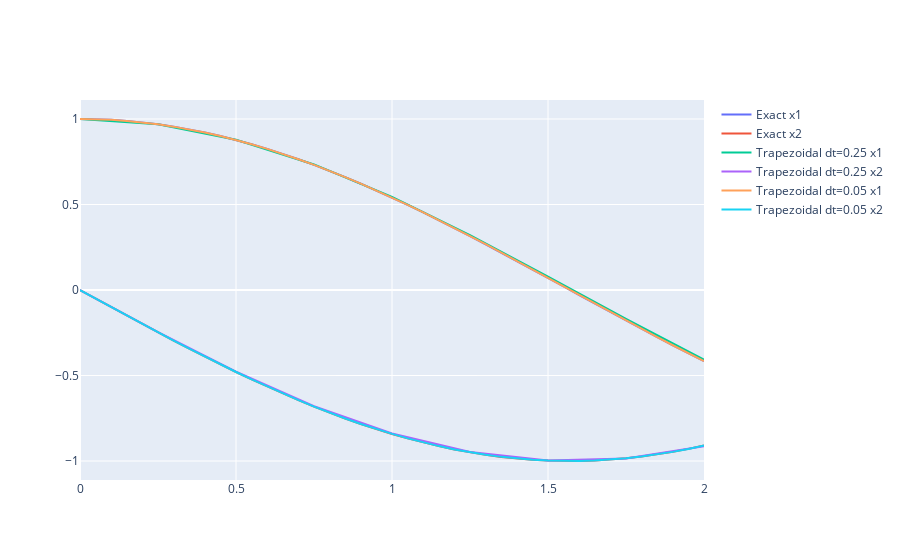

Write notebook code for a chart like this one.
### Markdown cell above
### Trapezoidal Method

- For the trapezoidal with a linear system we have

$$
x(t + \Delta t) = x(t) + \frac{\Delta t}{2} \Biggl\{A x(t) + A x(t + \Delta t)\Biggl\}
$$

$$
(I - \frac{\Delta t}{2} A) x(t + \Delta t) = (I + \frac{\Delta t}{2} A) x(t)
$$

$$
x(t + \Delta t) = (I - \frac{\Delta t}{2} A)^{-1} (I + \frac{\Delta t}{2} A) x(t)
$$

### Code cell
import numpy as np
import scipy.linalg as la
import plotly.graph_objects as go
from plotly.offline import init_notebook_mode, iplot

init_notebook_mode(True)

def trapezoidal_step_linear(A, x, dt):
    return np.linalg.inv(np.eye(len(A)) - dt / 2 * A).dot(np.eye(len(A)) + dt / 2 * A).dot(x)

def trapezoidal_linear(A, x0, t0, t_end, dt):
    x = x0
    t = t0
    sol = [x0]
    while t < t_end:
        x = trapezoidal_step_linear(A, x, dt)
        sol.append(x)
        t = t + dt
    return np.array(sol)

A = np.array([[0, 1], [-1, 0]])
x0 = np.array([1, 0])
t0 = 0
t_end = 2
dt = 0.25

t_span1 = np.arange(t0, t_end + dt, dt)
sol1 = trapezoidal_linear(A, x0, t0, t_end, dt)
dt = 0.05
t_span2 = np.arange(t0, t_end + dt, dt)
sol2 = trapezoidal_linear(A, x0, t0, t_end, dt)

fig = go.Figure()
fig.add_trace(go.Scatter(x=t_span2, y=sol_exact[:, 0], mode='lines', name='Exact x1'))
fig.add_trace(go.Scatter(x=t_span2, y=sol_exact[:, 1], mode='lines', name='Exact x2'))
fig.add_trace(go.Scatter(x=t_span1, y=sol1[:, 0], mode='lines', name='Trapezoidal dt=0.25 x1'))
fig.add_trace(go.Scatter(x=t_span1, y=sol1[:, 1], mode='lines', name='Trapezoidal dt=0.25 x2'))
fig.add_trace(go.Scatter(x=t_span2, y=sol2[:, 0], mode='lines', name='Trapezoidal dt=0.05 x1'))
fig.add_trace(go.Scatter(x=t_span2, y=sol2[:, 1], mode='lines', name='Trapezoidal dt=0.05 x2'))
iplot(fig)

### Figure 1 — Plotly figure (JSON) as saved in the notebook; plotly's stock layout.template omitted (floating-point values rounded to 4 significant figures)
{"data": [{"mode": "lines", "name": "Exact x1", "type": "scatter", "x": [0, 0.05, 0.1, 0.15, 0.2, 0.25, 0.3, 0.35, 0.4, 0.45, 0.5, 0.55, 0.6, 0.65, 0.7, 0.75, 0.8, 0.85, 0.9, 0.95, 1, 1.05, 1.1, 1.15, 1.2, 1.25, 1.3, 1.35, 1.4, 1.45, 1.5, 1.55, 1.6, 1.65, 1.7, 1.75, 1.8, 1.85, 1.9, 1.95, 2], "y": [1, 0.9988, 0.995, 0.9888, 0.9801, 0.9689, 0.9553, 0.9394, 0.9211, 0.9004, 0.8776, 0.8525, 0.8253, 0.7961, 0.7648, 0.7317, 0.6967, 0.66, 0.6216, 0.5817, 0.5403, 0.4976, 0.4536, 0.4085, 0.3624, 0.3153, 0.2675, 0.219, 0.17, 0.1205, 0.07074, 0.02079, -0.0292, -0.07912, -0.1288, -0.1782, -0.2272, -0.2756, -0.3233, -0.3702, -0.4161]}, {"mode": "lines", "name": "Exact x2", "type": "scatter", "x": [0, 0.05, 0.1, 0.15, 0.2, 0.25, 0.3, 0.35, 0.4, 0.45, 0.5, 0.55, 0.6, 0.65, 0.7, 0.75, 0.8, 0.85, 0.9, 0.95, 1, 1.05, 1.1, 1.15, 1.2, 1.25, 1.3, 1.35, 1.4, 1.45, 1.5, 1.55, 1.6, 1.65, 1.7, 1.75, 1.8, 1.85, 1.9, 1.95, 2], "y": [0, -0.04998, -0.09983, -0.1494, -0.1987, -0.2474, -0.2955, -0.3429, -0.3894, -0.435, -0.4794, -0.5227, -0.5646, -0.6052, -0.6442, -0.6816, -0.7174, -0.7513, -0.7833, -0.8134, -0.8415, -0.8674, -0.8912, -0.9128, -0.932, -0.949, -0.9636, -0.9757, -0.9854, -0.9927, -0.9975, -0.9998, -0.9996, -0.9969, -0.9917, -0.984, -0.9738, -0.9613, -0.9463, -0.929, -0.9093]}, {"mode": "lines", "name": "Trapezoidal dt=0.25 x1", "type": "scatter", "x": [0, 0.25, 0.5, 0.75, 1, 1.25, 1.5, 1.75, 2], "y": [1, 0.9692, 0.8788, 0.7343, 0.5446, 0.3214, 0.07846, -0.1694, -0.4067]}, {"mode": "lines", "name": "Trapezoidal dt=0.25 x2", "type": "scatter", "x": [0, 0.25, 0.5, 0.75, 1, 1.25, 1.5, 1.75, 2], "y": [0, -0.2462, -0.4772, -0.6788, -0.8387, -0.9469, -0.9969, -0.9856, -0.9135]}, {"mode": "lines", "name": "Trapezoidal dt=0.05 x1", "type": "scatter", "x": [0, 0.05, 0.1, 0.15, 0.2, 0.25, 0.3, 0.35, 0.4, 0.45, 0.5, 0.55, 0.6, 0.65, 0.7, 0.75, 0.8, 0.85, 0.9, 0.95, 1, 1.05, 1.1, 1.15, 1.2, 1.25, 1.3, 1.35, 1.4, 1.45, 1.5, 1.55, 1.6, 1.65, 1.7, 1.75, 1.8, 1.85, 1.9, 1.95, 2], "y": [1, 0.9988, 0.995, 0.9888, 0.9801, 0.9689, 0.9554, 0.9394, 0.9211, 0.9005, 0.8776, 0.8526, 0.8254, 0.7962, 0.7649, 0.7318, 0.6968, 0.6601, 0.6218, 0.5818, 0.5405, 0.4978, 0.4538, 0.4087, 0.3626, 0.3156, 0.2678, 0.2193, 0.1703, 0.1208, 0.07105, 0.02112, -0.02887, -0.07878, -0.1285, -0.1779, -0.2268, -0.2752, -0.3229, -0.3698, -0.4158]}, {"mode": "lines", "name": "Trapezoidal dt=0.05 x2", "type": "scatter", "x": [0, 0.05, 0.1, 0.15, 0.2, 0.25, 0.3, 0.35, 0.4, 0.45, 0.5, 0.55, 0.6, 0.65, 0.7, 0.75, 0.8, 0.85, 0.9, 0.95, 1, 1.05, 1.1, 1.15, 1.2, 1.25, 1.3, 1.35, 1.4, 1.45, 1.5, 1.55, 1.6, 1.65, 1.7, 1.75, 1.8, 1.85, 1.9, 1.95, 2], "y": [0, -0.04997, -0.09981, -0.1494, -0.1986, -0.2474, -0.2955, -0.3428, -0.3893, -0.4349, -0.4793, -0.5226, -0.5645, -0.6051, -0.6441, -0.6815, -0.7172, -0.7512, -0.7832, -0.8133, -0.8414, -0.8673, -0.8911, -0.9127, -0.9319, -0.9489, -0.9635, -0.9757, -0.9854, -0.9927, -0.9975, -0.9998, -0.9996, -0.9969, -0.9917, -0.9841, -0.9739, -0.9614, -0.9464, -0.9291, -0.9095]}], "layout": {}}
